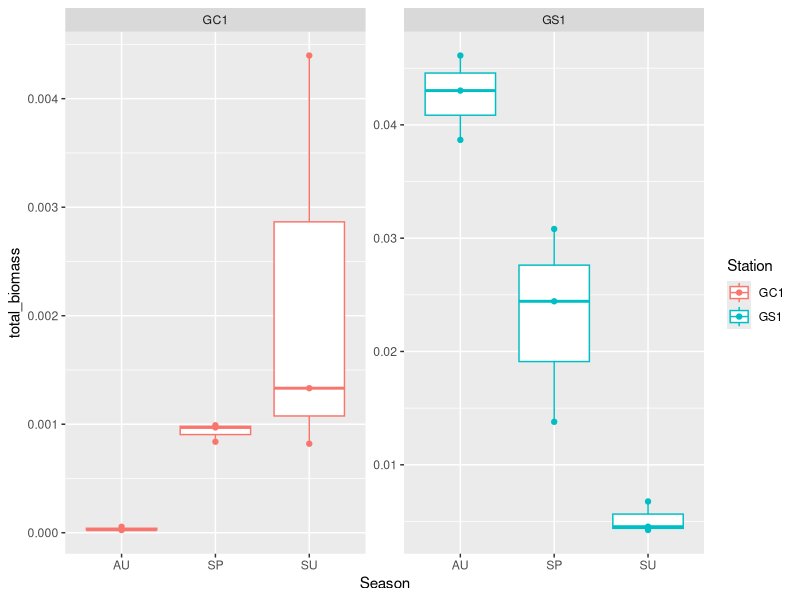

Generate this figure with R: (Note: this script raises an error after producing the figure.)
rm(list = ls())
library(readxl)
library(dplyr)
library(writexl)
library(ggplot2)
#abundance####
GPSC_meio_abundance <- read_excel("data/GPSC_meio_sorting/GPSC_meio_sorting_2016.08.18.xlsx", 
                                  sheet = "Specimen")
levels(factor(GPSC_meio_abundance$Station))
#number of NEM in GC1 cruises
GC1_meio_abundance<-GPSC_meio_abundance%>% filter(Station=="GC1")
GC1_Nem_abu<-GC1_meio_abundance %>% filter(Taxon=="Nematoda") %>% 
  group_by(Cruise,Station,Deployment,Tube,Subcore) %>% summarise(abu=sum(Abundance)) 
#number of NEM in GS1 cruises
GS1_meio_abundance<-GPSC_meio_abundance%>% filter(Station=="GS1")
GS1_Nem_abu<-GS1_meio_abundance %>% filter(Taxon=="Nematoda") %>% 
  group_by(Cruise,Station,Deployment,Tube,Subcore) %>% summarise(abu=sum(Abundance)) 


#size####
GPSC_meio_size<-NULL
for (i in 1:3){
  df<- read_excel("data/GPSC_meio_size/GPSC_meio_size_2020.08.02.xlsx",
                  sheet = i ,col_types = c("text", "text", "text", 
                                           "numeric", "numeric", "numeric", 
                                           "text", "text", "numeric", "text", 
                                           "text", "text", "text", "numeric", 
                                           "numeric", "numeric", "numeric", 
                                           "text"))
  GPSC_meio_size<-rbind(GPSC_meio_size,df)
}
levels(factor(GPSC_meio_size$Station))
GC1_meio<-GPSC_meio_size%>%filter(Station=="GC1")
GS1_meio<-GPSC_meio_size%>%filter(Station=="GS1")
unique(GC1_meio$Taxon)
levels(factor(GC1_meio$Type))
#syringe area#####
area<-pi*(3/2)^2/10000# 0.0007068583m2


#GS1_calculate all volume####
GS1_meio_OC<-GS1_meio %>% mutate(Volume=L*(W^2)*C) %>% 
  mutate(DryW=Volume*1.13)%>% mutate(OC=DryW*0.012)
colnames(GS1_meio_OC)
#recalculate Nematoda: only measure the length and width of randomly chosen 
#300 samples per syringe
#->take average OC of 300 samples * total Nematodes abundance

GS1_Nem_OC<-GS1_meio_OC %>% filter(Taxon=="Nematoda") %>% 
  group_by(Cruise,Station,Deployment,Tube,Subcore) %>% 
  summarise(n=n(),sum_OC=sum(OC),mean=sum_OC/n)

GS1_Nem_abu$Subcore<-as.numeric(GS1_Nem_abu$Subcore)
GS1_Nem<-left_join(GS1_Nem_abu,GS1_Nem_OC,by=c("Cruise","Station","Deployment","Tube","Subcore"))
GS1_Nem$biomass_nem<-GS1_Nem$abu * GS1_Nem$mean

GS1_other<-GS1_meio_OC %>% filter(Taxon!="Nematoda") %>% 
  group_by(Cruise,Station,Deployment,Tube,Subcore) %>% 
  summarise(biomass_other=sum(OC))

GS1<-left_join(GS1_Nem,GS1_other,by=c("Cruise","Station","Deployment","Tube","Subcore"))
GS1$total_biomass<-GS1$biomass_nem+GS1$biomass_other
GS1<-GS1[,c(1:5,12)]
colnames(GS1)#"Cruise", "Station", "Deployment","Tube","Subcore","total_biomass"




#mean OC value of each cruise
GS1_3cru<-GS1 %>% group_by(Cruise) %>% 
  summarise(mean=mean(total_biomass)/area,
            sd=sd(total_biomass)/area)
#use as stock -> mean of all data 
GS1_mean<-mean(GS1_3cru$mean)
GS1_sd<-sd(GS1_3cru$mean)

#GC1_calculate all volume####
GC1_meio_OC<-GC1_meio %>% mutate(Volume=L*(W^2)*C) %>% 
  mutate(DryW=Volume*1.13)%>% mutate(OC=DryW*0.012)
colnames(GC1_meio_OC)
#recalculate Nematoda: only measure the length and width of randomly chosen 
#300 samples per syringe
#->take average OC of 300 samples * total Nematodes abundance

GC1_Nem_OC<-GC1_meio_OC %>% filter(Taxon=="Nematoda") %>% 
  group_by(Cruise,Station,Deployment,Tube,Subcore) %>% 
  summarise(n=n(),sum_OC=sum(OC),mean=sum_OC/n)

GC1_Nem_abu$Subcore[10]<-3#sample in water -> move to tube 3
GC1_Nem_abu<-GC1_Nem_abu %>% group_by(Cruise,Station,Deployment,Tube,Subcore) %>%
  summarise(abu=sum(abu))

GC1_Nem_abu$Subcore<-as.numeric(GC1_Nem_abu$Subcore)
GC1_Nem<-left_join(GC1_Nem_abu,GC1_Nem_OC,by=c("Cruise","Station","Deployment","Tube","Subcore"))
GC1_Nem$biomass_nem<-GC1_Nem$abu * GC1_Nem$mean

GC1_other<-GC1_meio_OC %>% filter(Taxon!="Nematoda") %>% 
  group_by(Cruise,Station,Deployment,Tube,Subcore) %>% 
  summarise(biomass_other=sum(OC))
GC1_miss<-data.frame(
  Cruise=c("OR1_1126","OR1_1126","OR1_1128","OR1_1128"),
  Station=c(    "GC1",     "GC1",     "GC1",     "GC1"),
  Deployment=c(    1,          1,        1,          1),
  Tube=c(         11,         11,        6,          6),
  Subcore=c(       1,          2,        2,          3),
  biomass_other=c( 0,          0,        0,          0)
)
GC1_other<-arrange(rbind(GC1_other,GC1_miss))
GC1<-left_join(GC1_Nem,GC1_other,by=c("Cruise","Station","Deployment","Tube","Subcore"))
GC1$total_biomass<-GC1$biomass_nem+GC1$biomass_other
GC1<-GC1[,c(1:5,12)]
colnames(GC1)#"Cruise", "Station", "Deployment","Tube","Subcore","total_biomass"
unique(GC1$Cruise)

#group:season
#season group
unique(GC1$Cruise)
unique(GS1$Cruise)

GC1_AU<-GC1 %>% filter(Cruise=="OR1_1126")
GC1_AU$Season<-"AU"
GC1_SP<-GC1%>% filter(Cruise=="OR1_1128")
GC1_SP$Season<-"SP"
GC1_SU<-GC1 %>% filter(Cruise=="OR1_1114")
GC1_SU$Season<-"SU"
GC1_season<-rbind(GC1_AU,GC1_SP,GC1_SU)

GS1_AU<-GS1 %>% filter(Cruise=="OR1_1126")
GS1_AU$Season<-"AU"
GS1_SP<-GS1%>% filter(Cruise=="OR1_1132")
GS1_SP$Season<-"SP"
GS1_SU<-GS1 %>% filter(Cruise=="OR1_1114")
GS1_SU$Season<-"SU"
GS1_season<-rbind(GS1_AU,GS1_SP,GS1_SU)

MEI<-rbind(GC1_season,GS1_season)
library(ggplot2)
ggplot(data = MEI, aes(x=Season,y=total_biomass,color=Station))+
  geom_boxplot()+
  geom_point()+
  facet_wrap(~Station,scales = "free")
library(vegan)
library(dplyr)

set.seed(100)

#check variance:PERMDISP####
#1 calculate distance
mac_dist<-vegdist(MAC$OC,method = "euclidean")
#2 group->calculate data dispersion:Station
beta_station<-betadisper(mac_dist,group = MAC$Station)
#3 permutation grouping and calculate variance difference
permu_station<-permutest(beta_station,permutations = 9999)
permu_station
#2 group->calculate data dispersion:Season
beta_season<-betadisper(mac_dist,group = MAC$Season)
#3 permutation grouping and calculate variance difference
permu_season<-permutest(beta_season,permutations = 9999)
permu_season

set.seed(100)
#PERMANOVA####
permanova_mac<-adonis2(MAC$OC~Season*Station,data = MAC, permutations = 9999,
                       method = "euclidean",sqrt.dist = F)
permanova_mac
library(vegan)
library(dplyr)
set.seed(100)

#check variance:PERMDISP####
#1 calculate distance
mei_dist<-vegdist(MEI$total_biomass,method = "euclidean")
#2 group->calculate data dispersion:Station
beta_station<-betadisper(mei_dist,group = MEI$Station)
#3 permutation grouping and calculate variance difference
permu_station<-permutest(beta_station,permutations = 9999)
permu_station
#2 group->calculate data dispersion:Season
beta_season<-betadisper(mei_dist,group = MEI$Season)
#3 permutation grouping and calculate variance difference
permu_season<-permutest(beta_season,permutations = 9999)
permu_season

set.seed(100)
#PERMANOVA####
permanova_mei<-adonis2(MEI$total_biomass~Station,data = MEI, permutations = 9999,
                       method = "euclidean",sqrt.dist = F)
permanova_mei